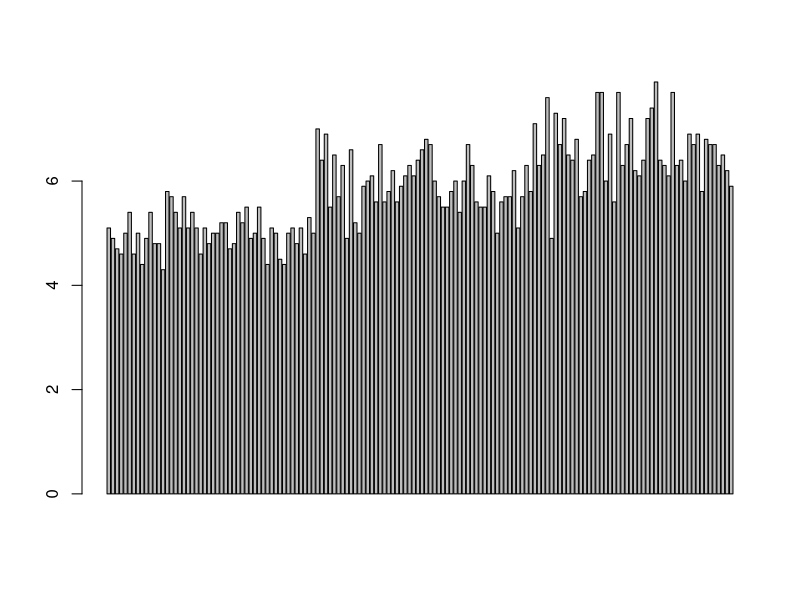
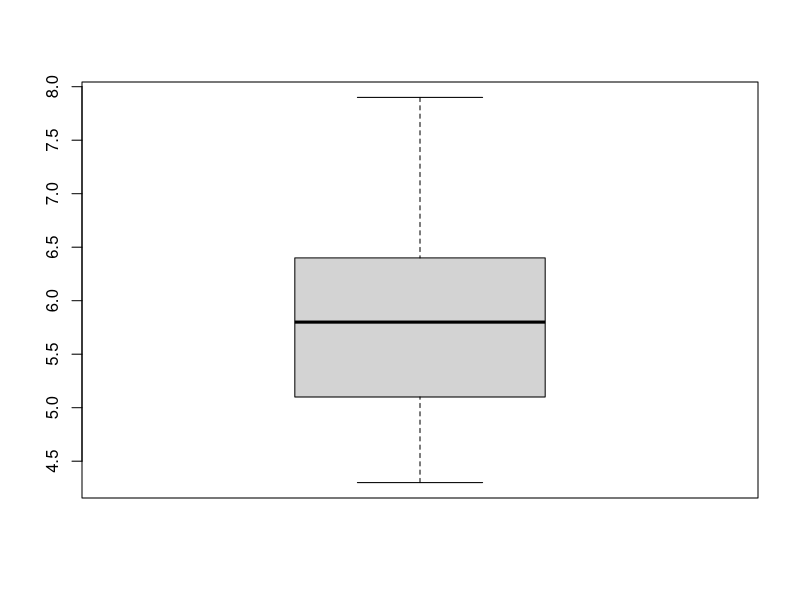
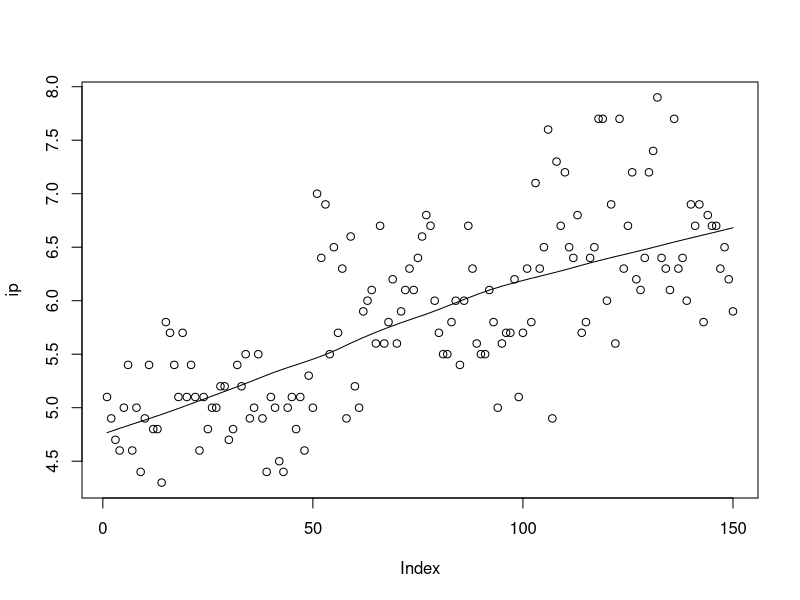
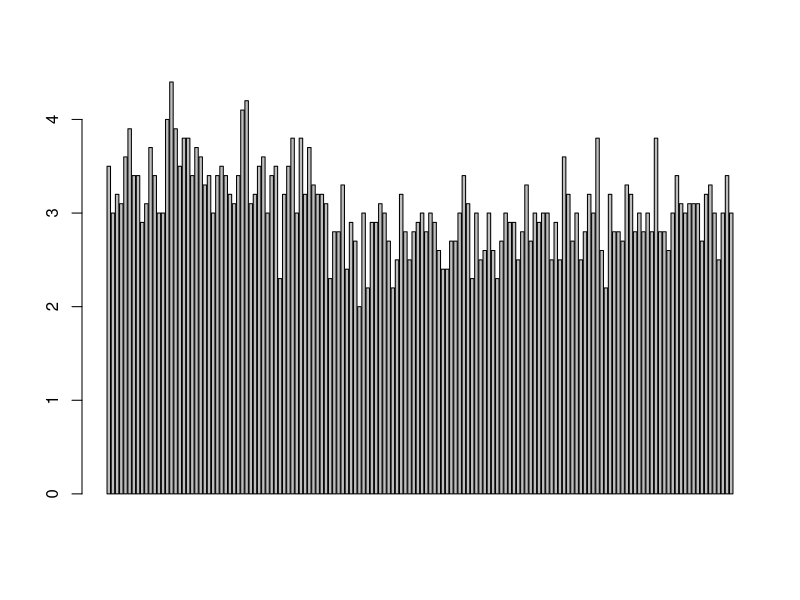
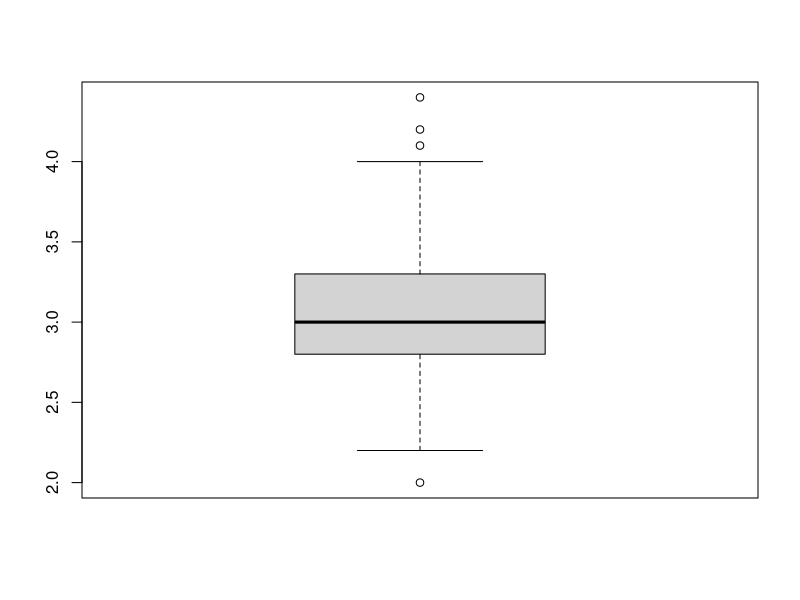
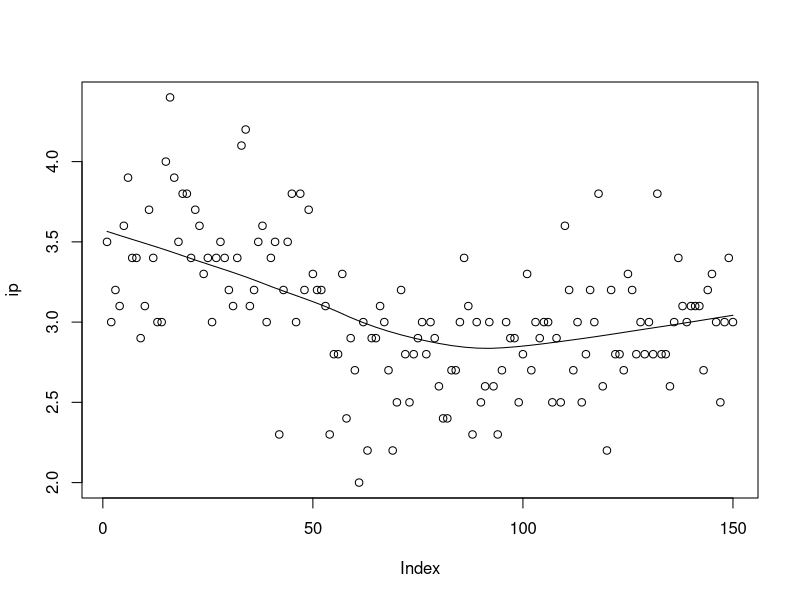
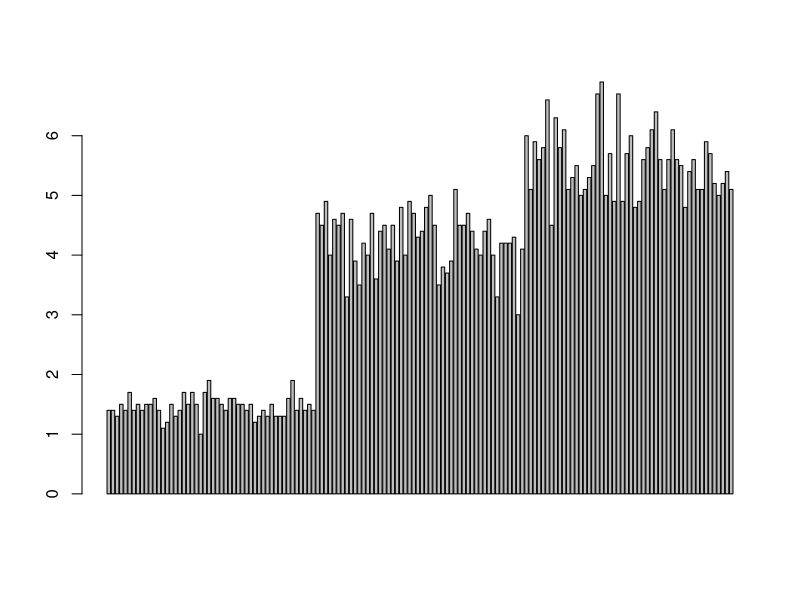
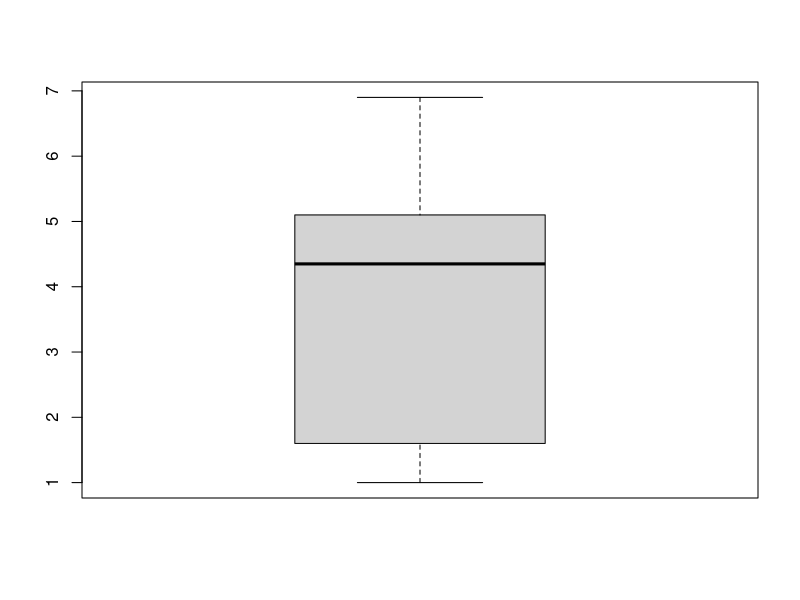

Write R code to recreate these figures, in order.
library(officer)
library(magrittr) # need to run every time you start R and want to use %>%
library(dplyr)
library(stringi)

#defining the document name
my_doc <- read_docx() 



barPlot <- function(ip){
  src1 <- tempfile(fileext = ".png")
  png(filename = src1, width = 5, height = 6, units = 'in', res = 300)
  barplot(ip)
  dev.off()
  src1 <<- src1
}

boxPlot <- function(ip){
  src2 <- tempfile(fileext = ".png")
  png(filename = src2, width = 5, height = 6, units = 'in', res = 300)
  boxplot(ip)
  dev.off()
  src2 <<- src2
}

scatterPlot <- function(ip){
  src3 <- tempfile(fileext = ".png")
  png(filename = src3, width = 5, height = 6, units = 'in', res = 300)
  scatter.smooth(ip)
  dev.off()
  src3 <<- src3
}



writing <- function(what="text",vars.name.pass=NULL,vars.val.pass=NULL,analysis=NULL){
  
  
    
  
  if(what=="text"){
    
    if(analysis=="mean"){
      TextInfomation1 <<-  paste(vars.name.pass, " mean is:", mean(data[,vars.name.pass]))
      dyn.command <- paste(dyn.command,'body_add_par(TextInfomation1, style = "Normal") %>%') 
      dyn.command <<- paste(dyn.command,'body_add_par("", style = "Normal") %>%') # blank paragraph
        
    }
    
    if(analysis=="sd"){
      
      TextInfomation2 <<-  paste(vars.name.pass, " sd is:", sd(data[,vars.name.pass]))
      dyn.command <- paste(dyn.command,'body_add_par(TextInfomation2, style = "Normal") %>%') 
      dyn.command <<- paste(dyn.command,'body_add_par("", style = "Normal") %>%') # blank paragraph
      
    }
    
    if(analysis=="median"){
      
      TextInfomation3 <<-  paste(vars.name.pass, " median is:", median(data[,vars.name.pass]))
      dyn.command <- paste(dyn.command,'body_add_par(TextInfomation3, style = "Normal") %>%') 
      dyn.command <<- paste(dyn.command,'body_add_par("", style = "Normal") %>%') # blank paragraph
      
    }
    
  }
  
  if(what=="scatter"){
    src3 <<- scatterPlot(data[,paste(vars.name.pass)])
    Textscatter <<-  'Scatter Plot is: '
    dyn.command <- paste(dyn.command,'body_add_par(Textscatter, style = "Normal") %>%')
    dyn.command <<- paste(dyn.command,'body_add_par("", style = "Normal") %>%') # blank paragraph
    dyn.command <<- paste(dyn.command,'body_add_img(src = src3, width = 5, height = 6, style = "centered") %>%')
    dyn.command <<- paste(dyn.command,'body_add_par("", style = "Normal") %>%') # blank paragraph
  }
  
  if(what=="bar"){
    src1 <<- barPlot(data[,paste(vars.name.pass)])
    Textbar <<-  'Bar Plot is: '
    dyn.command <- paste(dyn.command,'body_add_par(Textbar, style = "Normal") %>%')
    dyn.command <<- paste(dyn.command,'body_add_par("", style = "Normal") %>%') # blank paragraph
    dyn.command <<- paste(dyn.command,'body_add_img(src = src1, width = 5, height = 6, style = "centered") %>%')
    dyn.command <<- paste(dyn.command,'body_add_par("", style = "Normal") %>%') # blank paragraph
  }
  
  if(what=="box"){
    src2 <<- boxPlot(data[,paste(vars.name.pass)])
    Textbox <<-  'Box Plot is: '
    dyn.command <- paste(dyn.command,'body_add_par(Textbox, style = "Normal") %>%')
    dyn.command <<- paste(dyn.command,'body_add_par("", style = "Normal") %>%') # blank paragraph
    dyn.command <<- paste(dyn.command,'body_add_img(src = src2, width = 5, height = 6, style = "centered") %>%')
    dyn.command <<- paste(dyn.command,'body_add_par("", style = "Normal") %>%') # blank paragraph
  }
  
  if(what=="table"){
    TableToSave <<- head(data)
    Texthead <<-  'A short example of your data to analyze: '
    dyn.command <- paste(dyn.command,'body_add_par(Texthead, style = "Normal") %>%')
    dyn.command <<- paste(dyn.command,'body_add_par("", style = "Normal") %>%') # blank paragraph
    dyn.command <<- paste(dyn.command, 'body_add_table(TableToSave, style = "table_template") %>%') 
    dyn.command <<- paste(dyn.command,'body_add_par("", style = "Normal") %>%') # blank paragraph
  }

  
}

#Example with iris dataset
data <- iris


for(var in 1:(ncol(data)-1)){
  
  dyn.command <<- 'my_doc <- my_doc %>%'
  
  if(var ==1){
    writing(what = "table",vars.name.pass = NULL,analysis = NULL)
  }
  
  writing(what = "text",vars.name.pass = paste(names(data)[var]),analysis = "mean")
  writing(what = "text",vars.name.pass = paste(names(data)[var]),analysis = "sd")
  writing(what = "text",vars.name.pass = paste(names(data)[var]),analysis = "median")
  writing(what = "bar",vars.name.pass = paste(names(data)[var]),analysis = NULL)
  writing(what = "box",vars.name.pass = paste(names(data)[var]),analysis = NULL)
  writing(what = "scatter",vars.name.pass = paste(names(data)[var]),analysis = NULL)
  
  dyn.command <<- noquote(stri_replace_last_fixed(dyn.command, " %>%", ""))

  #browser()
  
  eval(parse(text=dyn.command))
  
  print(my_doc, target = "Temp.docx")
  
}
